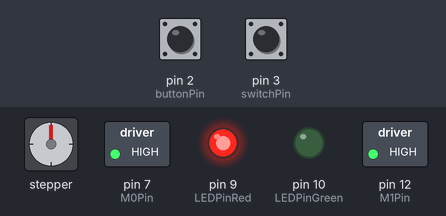
Bench run of a sketch on a simulated Arduino Uno, built with avr-gcc and run on an emulated ATmega328P. Parts: stepper motor, switched loads named in the sketch (green lamp = pin HIGH), output pins drawn as LEDs (lit = HIGH). Wiring (inferred from the names in the program): stepper motor driver (200 steps per turn assumed): step pin 5; direction pin 6. The inputs (shaded band) are chosen by the test bench; at power-on: pin 2 (buttonPin) HIGH, pin 3 (switchPin) HIGH. Pins used as bus, display or sensor lines are not drawn; what the sketch prints to the serial monitor is not drawn.

Above: at 1.2 s.
1.3 s: pin 2 (buttonPin) pulled LOW for 0.15 s
At 1.9 s:
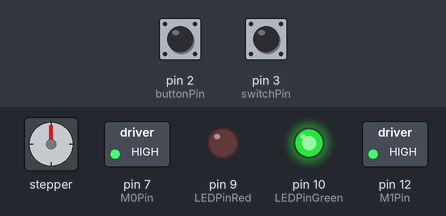
4.4 s: pin 3 (switchPin) pulled LOW for 0.15 s
At 4.8 s:
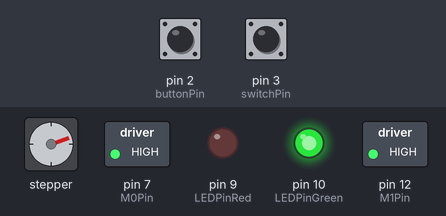
Timing chart, 0 to 20.2 s (numbered marks = the images above; inputs shaded):
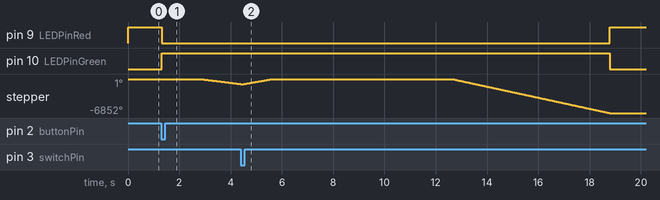

The sketch:

bipolar_stepper_car.ino
```cpp
int stepPin = 5; //blue
int dirPin = 6; //green
int M0Pin = 7;
int M1Pin = 12;
int stepDelay = 1400; //1000
int stepDelay2 = 1000; //1000

int stepsPerCycle=1; //30

int StepNumber=0;
int ReverseSteps;
int StepsTierTwo;

// int Distance=0.2; // distance input (m)
int RevsPerMetre; //needs value (experimental)
// int StepsTierTwo=RevsPerMetre*Distance*StepsPerRev;
int StepsPerMetre=7615;
int StepsTierTwoTest=StepsPerMetre*0.5;
// END variables from original program

//Switch
int switchPin=3;
int SwitchState=1;
int ReverseDirection=0; // breakout condition

//Button
int buttonPin=2;
int ButtonState=1; // off
int RunProgram=0;


int LEDPinRed = 9;
int LEDPinGreen = 10;

void setup() {
  // Sets the two pins as Outputs
  pinMode(stepPin,OUTPUT);
  pinMode(dirPin,OUTPUT);
  pinMode(M0Pin,OUTPUT);
  pinMode(M1Pin,OUTPUT);
  pinMode(switchPin, INPUT);
  digitalWrite(switchPin, HIGH);
  pinMode(buttonPin, INPUT);
  digitalWrite(buttonPin, HIGH);
  pinMode(LEDPinRed, OUTPUT);
  pinMode(LEDPinGreen, OUTPUT);

  // M0Pin,LOW & M1Pin,LOW  =  Full step
  // HIGH LOW  =  Half Step
  // LOW HIGH  =  Quarter Step
  // HIGH HIGH = Eighth Step
  digitalWrite(M0Pin, HIGH);
  digitalWrite(M1Pin, HIGH);
  Serial.begin(9600);
}


void loop() {

  while (ButtonState==1) {
    Serial.println("Button has not been pressed");
      ButtonState=digitalRead(buttonPin);
    digitalWrite(LEDPinRed, HIGH);
  digitalWrite(LEDPinGreen, LOW);
  }
  digitalWrite(LEDPinRed, LOW);
  digitalWrite(LEDPinGreen, HIGH);
    delay(1500); //startup delay of 5 seconds
    //Serial.println(ReverseDirection);


    while (ReverseDirection==0) {
      //Serial.print("Switch has not been pressed yet. Steps taken: ");

      // increment step number by 1
      //Serial.println(StepNumber);
      // *********** MOTOR********
        digitalWrite(dirPin,LOW); // Enables the motor to move in a particular direction
        for(int x = 0; x < stepsPerCycle; x++) {
          digitalWrite(stepPin,HIGH);
          delayMicroseconds(stepDelay); // speed of motor
          //SwitchState = digitalRead(switchPin);
 /*         if (SwitchState == 0){ // switch has been pressed
        ReverseDirection=1; // Causes the program to break out of the while loop's iron grip
        delay(10);
      }*/
          digitalWrite(stepPin,LOW);
          delayMicroseconds(stepDelay);
          StepNumber++;
          SwitchState = digitalRead(switchPin);
          if (SwitchState == 0){ // switch has been pressed
        ReverseDirection=1; // Causes the program to break out of the while loop
        delay(100);
      }


        }
      // ************MOTOR********
 /*     if (SwitchState == 0){ // switch has been pressed
        ReverseDirection=1; // Causes the program to break out of the while loop
        delay(3000);
      }*/
    } // end of while loop that causes motor to go forward


    int RemainingSteps=StepNumber;
    //Serial.println("Switch has been pressed");
    while (RemainingSteps>=1 && ReverseDirection==1){
      //Serial.print("Remaining steps are ");
     // Serial.println(RemainingSteps);
      RemainingSteps=RemainingSteps-1;
      // ******MOTOR********
        digitalWrite(dirPin,HIGH); //Changes the rotations direction
        // Makes 400 pulses for making two full cycle rotation
        for(int x = 0; x < stepsPerCycle; x++) {
          digitalWrite(stepPin,HIGH);
          delayMicroseconds(stepDelay2);
          digitalWrite(stepPin,LOW);
          delayMicroseconds(stepDelay2);
        }
      //******MOTOR*****

      }
      delay(7000); //delay for 7 secoonds before starting tier two

      //***** Second phase******
      for (int im = StepsTierTwoTest; im > 0; im--){
        digitalWrite(dirPin,LOW); // Enables the motor to move in a particular direction
        // Makes 200 pulses for making one full cycle rotation
        for(int x = 0; x < stepsPerCycle; x++) {
          digitalWrite(stepPin,HIGH);
          delayMicroseconds(800); // speed of motor
          digitalWrite(stepPin,LOW);
          delayMicroseconds(800);
        }
      //***** Second phase******
      }
      ButtonState=1;
      ReverseDirection=0; // remove this line this if there is an error
      StepNumber=0;


}
```

Measured:
- after the input at 1.3 s, pin 9 (LEDPinRed): HIGH → LOW at once; pin 10 (LEDPinGreen): LOW → HIGH at once; stepper: keeps turning counter-clockwise at about 639°/s, starting after 1.5 s
